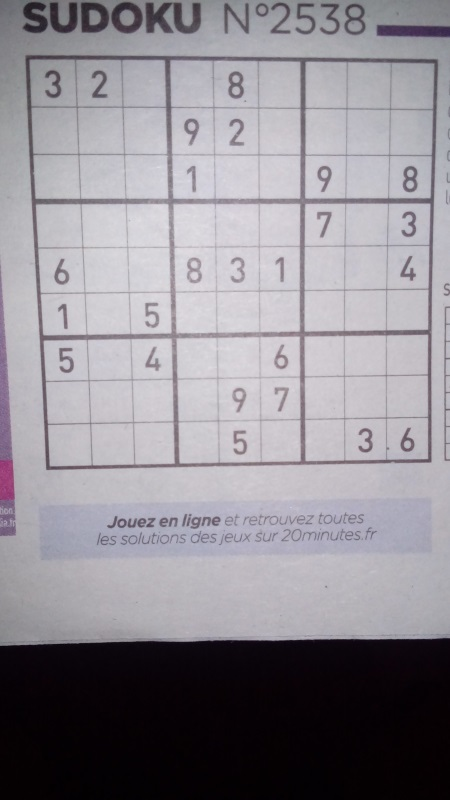
#> input picture images/sudoku6.jpg, 450 x 800 px
$ python -i DigitOCM.py   (imports and definitions only)   (Python 2 division)
#> lines starting #> are read from the running program, lines starting #| are printed output that depends on the picture
import cv2
import numpy as np
import random
import copy
import Reader

class DigitOCM:
    stockDim = 100
    def __init__(self):
        self.model = cv2.KNearest()

    # [157 lines left out: functions save_training_data, create_training_data, train_from_grid, train_from_images, train_from_caps, load_training_data and 2 more, not called in this run]


    def read_image(self, img):
        percent = (cv2.countNonZero(img)*100.0)/img.size
#> percent = 100
        if percent<25:
            return 0

        contours,hierarchy = cv2.findContours(copy.deepcopy(img),cv2.RETR_LIST,cv2.CHAIN_APPROX_SIMPLE)
#> contours = [[[0, 0], [0, 799], [449, 799], [449, 0]]]

        maxArea = -1
        biggest = None
        for ctn in contours:
            area = cv2.arcLength(ctn, True)
            if area>maxArea and area>25:
                maxArea = area
                biggest = ctn
#> this loop made 1 pass
#> (area, maxArea, biggest) on pass 1: (2496, 2496, [[0, 0], [0, 799], [449, 799], [449, 0]])
#> after the loop, maxArea = 2496

        if biggest is not None:
            x,y,w,h = cv2.boundingRect(biggest)
#> x = 0; y = 0; w = 450; h = 800
            img = img[y:y+h,x:x+w]
        else:
            return 0

        img = cv2.resize(img, (self.stockDim,self.stockDim))
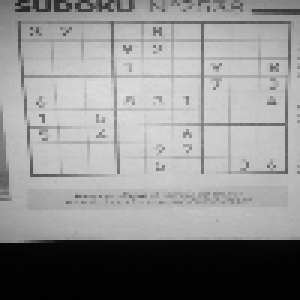
#> img: shape (100, 100) (shown 3 times larger); min 1, max 220, mean 143.3

        img = img.reshape((1, img.size))
        img = np.float32(img)
#> (the run stopped early here; a loop or call above may not have finished)
